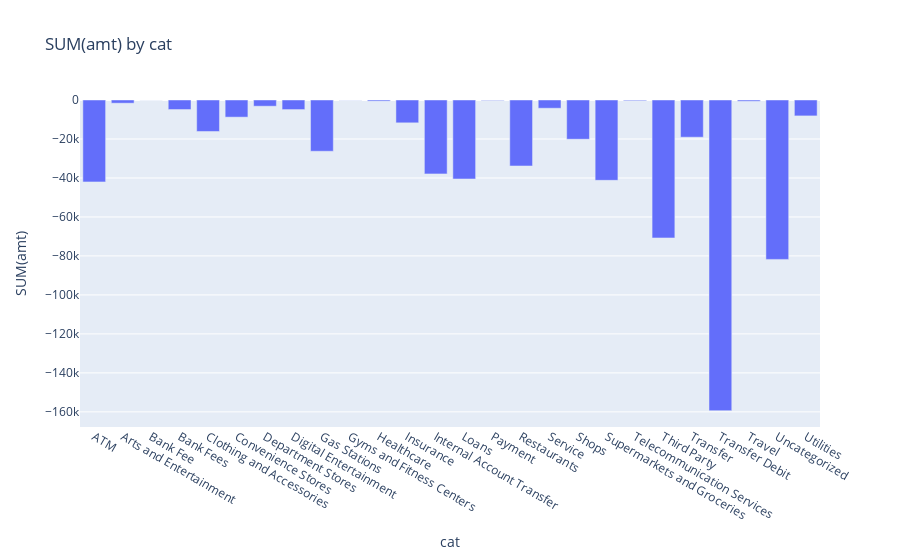

Write notebook code for a chart like this one.
### Code cell
visualize_data(data, "bar", "cat", "SUM(amt)", in_notebook=True)

### Figure 1 — Plotly figure (JSON) as saved in the notebook; plotly's stock layout.template omitted (floating-point values rounded to 4 significant figures)
{"data": [{"hovertemplate": "cat=%{x}<br>SUM(amt)=%{y}<extra></extra>", "legendgroup": "", "marker": {"color": "#636efa", "pattern": {"shape": ""}}, "name": "", "orientation": "v", "showlegend": false, "textposition": "auto", "type": "bar", "x": ["ATM", "Arts and Entertainment", "Bank Fee", "Bank Fees", "Clothing and Accessories", "Convenience Stores", "Department Stores", "Digital Entertainment", "Gas Stations", "Gyms and Fitness Centers", "Healthcare", "Insurance", "Internal Account Transfer", "Loans", "Payment", "Restaurants", "Service", "Shops", "Supermarkets and Groceries", "Telecommunication Services", "Third Party", "Transfer", "Transfer Debit", "Travel", "Uncategorized", "Utilities"], "xaxis": "x", "y": [-42020.0, -1635.0, -25.59, -4892.0, -16150.0, -8800.0, -3186.0, -4913.0, -26300.0, -68.76, -569.2, -11720.0, -37900.0, -40520.0, -241.1, -33840.0, -4228.0, -20130.0, -41210.0, -367.5, -70770.0, -19080.0, -159400.0, -645.3, -81780.0, -8157.0], "yaxis": "y"}], "layout": {"barmode": "relative", "legend": {"tracegroupgap": 0}, "title": {"text": "SUM(amt) by cat"}, "xaxis": {"anchor": "y", "domain": [0, 1], "title": {"text": "cat"}}, "yaxis": {"anchor": "x", "domain": [0, 1], "title": {"text": "SUM(amt)"}}}}
